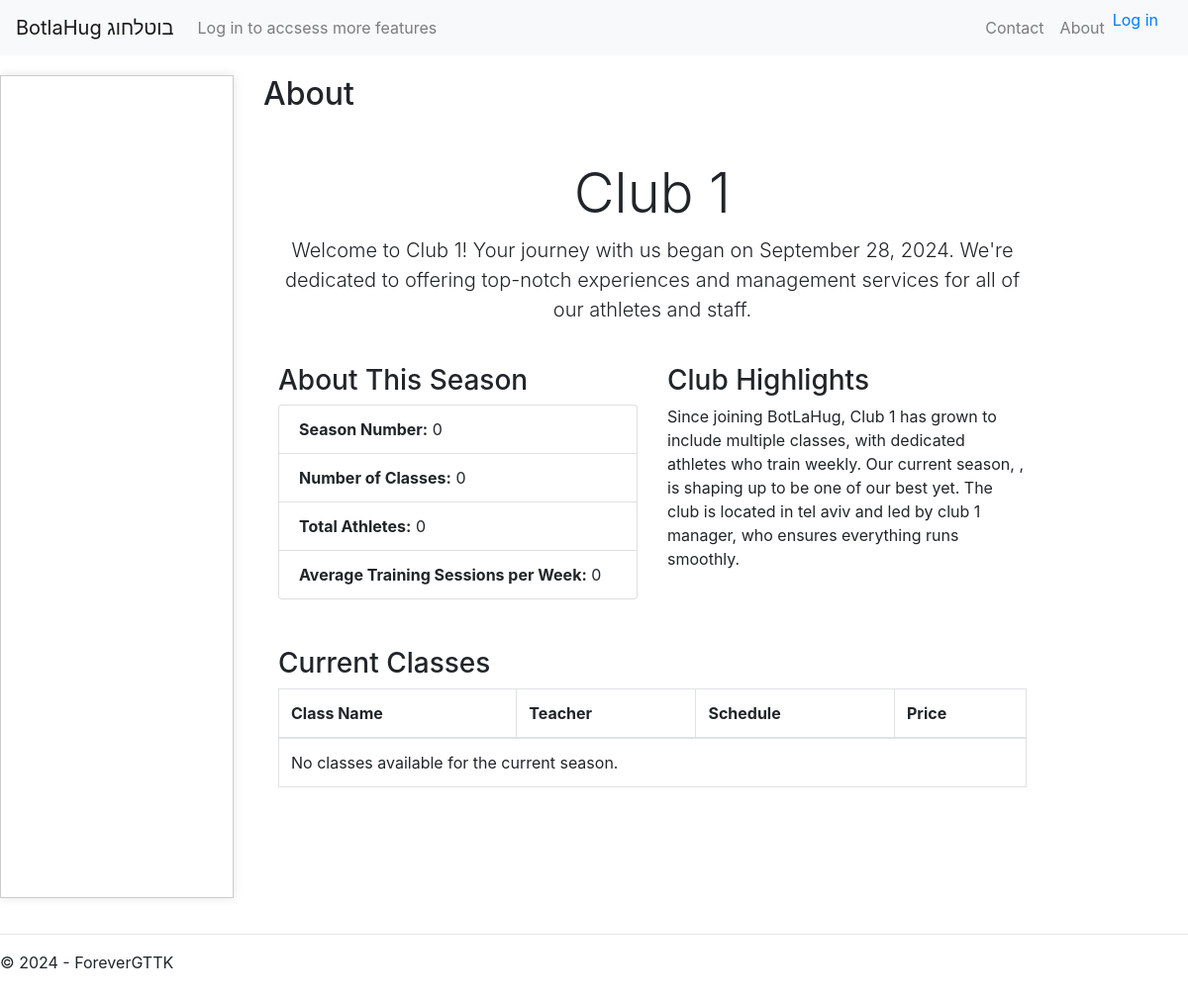
The app's page /club/club1/about/, older data.
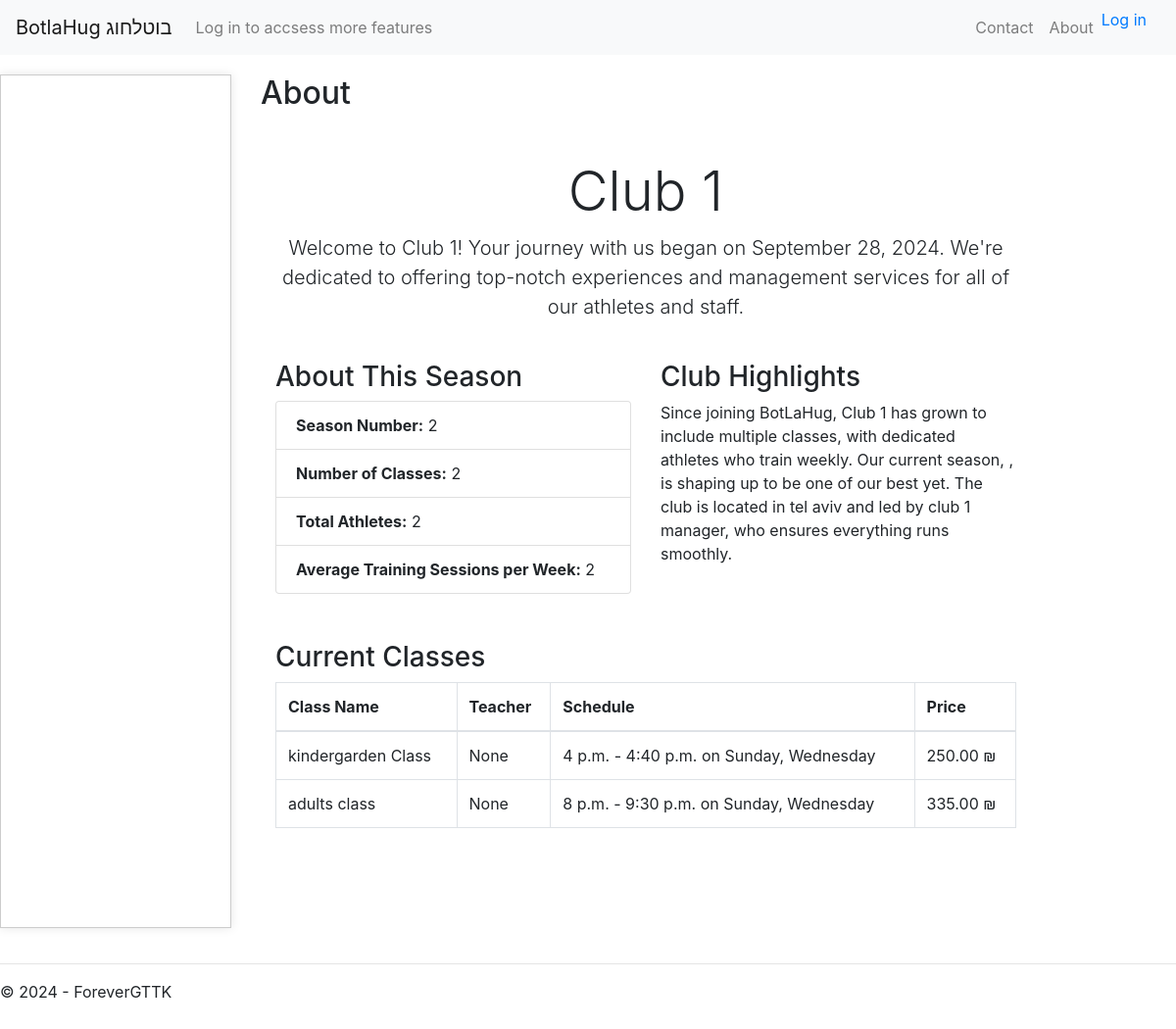
The same page, newer data.
### app/models.py (models this page shows, shortened)
class BaseModel(models.Model):
    ID = models.UUIDField(default=uuid.uuid4, editable=False, unique=True, primary_key=True)
    created_by = models.ForeignKey(User, on_delete=models.SET_NULL, null=True)
    created_at = models.DateTimeField(auto_now_add=True, editable=False)
    last_updated = models.DateTimeField(auto_now=True)
    description = models.TextField(null=True, blank=True)
    class Meta:
        abstract = True

class Clubs(BaseModel):
    name = models.CharField(max_length=255, unique=True)
    topic = models.ForeignKey(Topics, on_delete=models.CASCADE, null=True, related_name='clubs')
    location = models.CharField(max_length=255, null=True, blank=True)
    web_name = models.CharField(max_length=100, unique=True)
    contact_email = models.EmailField(null=True, blank=True)
    contact_phone = models.CharField(max_length=15, null=True, blank=True)
    contact_person = models.CharField(max_length=255, null=True, blank=True)
    class Meta:
        permissions = [
            ("view_club", "Can view club details"),
            ("manage_club", "Can manage club details"),
            ("manage_club_design", "Can edit club design"),
            ("manage_club_articles", "Can manage articles for the club"),
        ]

class Class(BaseModel):
    DAYS_OF_WEEK = (
        ('sun', 'Sunday'),
        ('mon', 'Monday'),
        ('tue', 'Tuesday'),
        ('wed', 'Wednesday'),
        ('thu', 'Thursday'),
        ('fri', 'Friday'),
        ('sat', 'Saturday'),
    )
    name = models.CharField(max_length=255)
    season = models.ForeignKey(Season, on_delete=models.CASCADE, related_name='classes')
    start_date = models.DateField()
    end_date = models.DateField()
    days_of_week = MultiSelectField(choices=DAYS_OF_WEEK, null=True, blank=True)
    start_time = models.TimeField()
    end_time = models.TimeField()
    place = models.CharField(max_length=255, null=True, blank=True)
    teacher = models.ForeignKey('Teacher', on_delete=models.SET_NULL, null=True, blank=True)
    price = models.DecimalField(max_digits=10, decimal_places=2)
    registration_fee = models.DecimalField(max_digits=10, decimal_places=2)
    class Meta:
        ordering = ['start_date', 'start_time']

### BotLaHug/views.py (the view)
# urls.py: path('club/<str:club_name>/about/', clubViews.about, name='club_about'),
def about(request, club_name):
    club = get_object_or_404(models.Clubs, web_name=club_name)
    current_season = models.Season.objects.filter(club=club, is_active=True).first()
    class_count = models.Class.objects.filter(season=current_season).count() if current_season else 0
    season_count = models.Season.objects.filter(club=club).count()
    athlete_count = models.Athlete.objects.filter(club=club).count()
    classes = models.Class.objects.filter(season=current_season) if current_season else []
    total_classes_days = sum([len(c.days_of_week) for c in classes])
    average_training_per_week = total_classes_days // athlete_count if athlete_count > 0 else 0
    context = {
        'club': club,
        'current_season': current_season,
        'class_count': class_count,
        'season_count': season_count,
        'athlete_count': athlete_count,
        'average_training_per_week': average_training_per_week,
        'classes': classes,
    }
    return page_render(request, 'BotLaHug/client_pages/about.html', context, club_name=club_name
)

### BotLaHug/views.py (called while the page is built)
def page_render(request, page_address, context, club_name):
    context['easterEgg'] = datetime.now().minute % 2 == 0
    app_name = re.split(r'_|(?=[A-Z])', os.path.splitext(os.path.basename(page_address))[0])
    title = ' '.join(word.capitalize() if context['easterEgg'] else word.lower() for word in app_name)
    context.update(
        {
            'name': club_name,
            'title': title,
            'year': datetime.now().year,
        }
    )
    return render(request, page_address, context)

### BotLaHug/templates/BotLaHug/client_pages/about.html
                               {% extends "app/layout.html" %}
{% block content %}
<div class="container mt-5">
    <div class="row mb-4">
        <div class="col text-center">
            <h1 class="display-4">{{ club.name }}</h1>
            <p class="lead">Welcome to {{ club.name }}! Your journey with us began on {{ club.created_at|date:"F d, Y" }}. We're dedicated to offering top-notch experiences and management services for all of our athletes and staff.</p>
        </div>
    </div>
    <div class="row mb-5">
        <div class="col-md-6">
            <h3>About This Season</h3>
            <ul class="list-group">
                <li class="list-group-item"><strong>Season Number:</strong> {{ season_count }}</li>
                <li class="list-group-item"><strong>Number of Classes:</strong> {{ class_count }}</li>
                <li class="list-group-item"><strong>Total Athletes:</strong> {{ athlete_count }}</li>
                <li class="list-group-item"><strong>Average Training Sessions per Week:</strong> {{ average_training_per_week }}</li>
            </ul>
        </div>
        <div class="col-md-6">
            <h3>Club Highlights</h3>
            <p>
                Since joining BotLaHug, {{ club.name }} has grown to include multiple classes, with dedicated athletes who train weekly. Our current season, {{ current_season.name }}, is shaping up to be one of our best yet. The club is located in {{ club.location }} and led by {{ club.contact_person }}, who ensures everything runs smoothly.
            </p>
        </div>
    </div>
    <div class="row mb-5">
        <div class="col-md-12">
            <h3>Current Classes</h3>
            <table class="table table-bordered">
                <thead>
                    <tr>
                        <th>Class Name</th>
                        <th>Teacher</th>
                        <th>Schedule</th>
                        <th>Price</th>
                    </tr>
                </thead>
                <tbody>
                    {% for class in classes %}
                    <tr>
                        <td>{{ class.name }}</td>
                        <td>{{ class.teacher }}</td>
                        <td>{{ class.start_time }} - {{ class.end_time }} on {{ class.days_of_week }}</td>
                        <td>{{ class.price }} &#8362;</td>
                    </tr>
                    {% empty %}
                    <tr>
                        <td colspan="4">No classes available for the current season.</td>
                    </tr>
                    {% endfor %}
                </tbody>
            </table>
        </div>
    </div>
</div>
{% endblock %}

### app/templates/app/layout.html (shortened to what this page needs)
<!DOCTYPE html>
<html>
<head>
    {% load static %}
    <link href="https://stackpath.bootstrapcdn.com/bootstrap/4.5.2/css/bootstrap.min.css" rel="stylesheet">
</head>
<body class="bud">
    <nav class="navbar navbar-expand-lg navbar-light bg-light fixed-top">
        {% if user.is_authenticated %}
        <a class="navbar-brand" href="/">  BotlaHug בוטלחוג </a>
        {% else %}
        <a class="navbar-brand" href="/">  BotlaHug בוטלחוג </a>
        {% endif %}
        <div class="collapse navbar-collapse" id="navbarNav">
            {% include 'app/loggedelements.html' %}
            <ul class="navbar-nav ml-auto" style="margin-inline:14px;">
                <li class="nav-item">
                    <a class="nav-link" href="{% url 'contact' %}">Contact</a>
                </li>
                <li class="nav-item">
                    <a class="nav-link" href="{% url 'about' %}">About</a>
                </li>
                {% include 'app/loginpartial.html' %}
            </ul>
        </div>
    </nav>
    <div class="sidebar-container">
        <div class="centered-div">
        </div>
        <div class=" body-content">
            <h2>{{ title }}</h2>
            {% block content %}{% endblock %}
        </div>
        <div>
        </div>
    </div>
    <footer>
        <hr />
        <p>&copy; {{ year }} - ForeverGTTK</p>
    </footer>
</body>
</html>

### app/templates/app/loggedelements.html
{% if user.is_authenticated %}
<div class="navbar-collapse collapse" id="viewsNav">
    <ul class="navbar-nav mr-auto">
        <li class="nav-item">
            <a class="nav-link" href="{% url 'home' %}">Explore Clubs</a>
        </li>
    </ul>
</div>
{% else %}
<ul class="navbar-nav mr-auto">
    <li class="nav-item">
        <a class="nav-link" href="{% url 'login' %}">Log in to accsess more features</a>
    </li>
</ul>
{% endif %}

### app/templates/app/loginpartial.html
{% if user.is_authenticated %}
<form id="logoutForm" action="/logout/" method="post" class="navbar-right">
    {% csrf_token %}
    <ul class="nav navbar-nav navbar-right">
        <li><span class="navbar-brand">Hello {{ user.username }}!</span></li>
        <li><a href="javascript:document.getElementById('logoutForm').submit()">Log off</a></li>
    </ul>
</form>
{% else %}
<ul class="nav navbar-nav navbar-right">
    <li><a href="{% url 'login' %}">Log in</a></li>
</ul>
{% endif %}

### app/templates/app/layout.html (style rules this page uses)
.bud { min-height: 100vh; margin: 0; padding: 0; overflow-y: hidden; }
.sidebar-container { display: grid; grid-template-columns: 2fr 7fr 1fr; column-gap: 10px; margin-top: 56px; overflow-y: hidden; }
.centered-div { padding: 20px; background-color: #fff; border: 1px solid #ccc; box-sizing: border-box; margin-top: 20px; height: 80vh; margin-bottom: 20px; box-shadow: 0px 0px 10px rgba(0, 0, 0, 0.1); }
.body-content { height: 80vh; padding: 20px; box-sizing: border-box; overflow-y: scroll; }

Row changes from the older to the newer data that the page shows:
added Class: name "kindergarden Class", teacher "None", start_time "4 p.m.", end_time "4:40 p.m.", days_of_week "Sunday, Wednesday", price "250.00"
added Class: name "adults class", teacher "None", start_time "8 p.m.", end_time "9:30 p.m.", days_of_week "Sunday, Wednesday", price "335.00"
Text that changed along with them:
{{ season_count }}: "0" → "2"
{{ class_count }}: "0" → "2"
{{ athlete_count }}: "0" → "2"
{{ average_training_per_week }}: "0" → "2"
text no longer shown: "No classes available for the current season."
